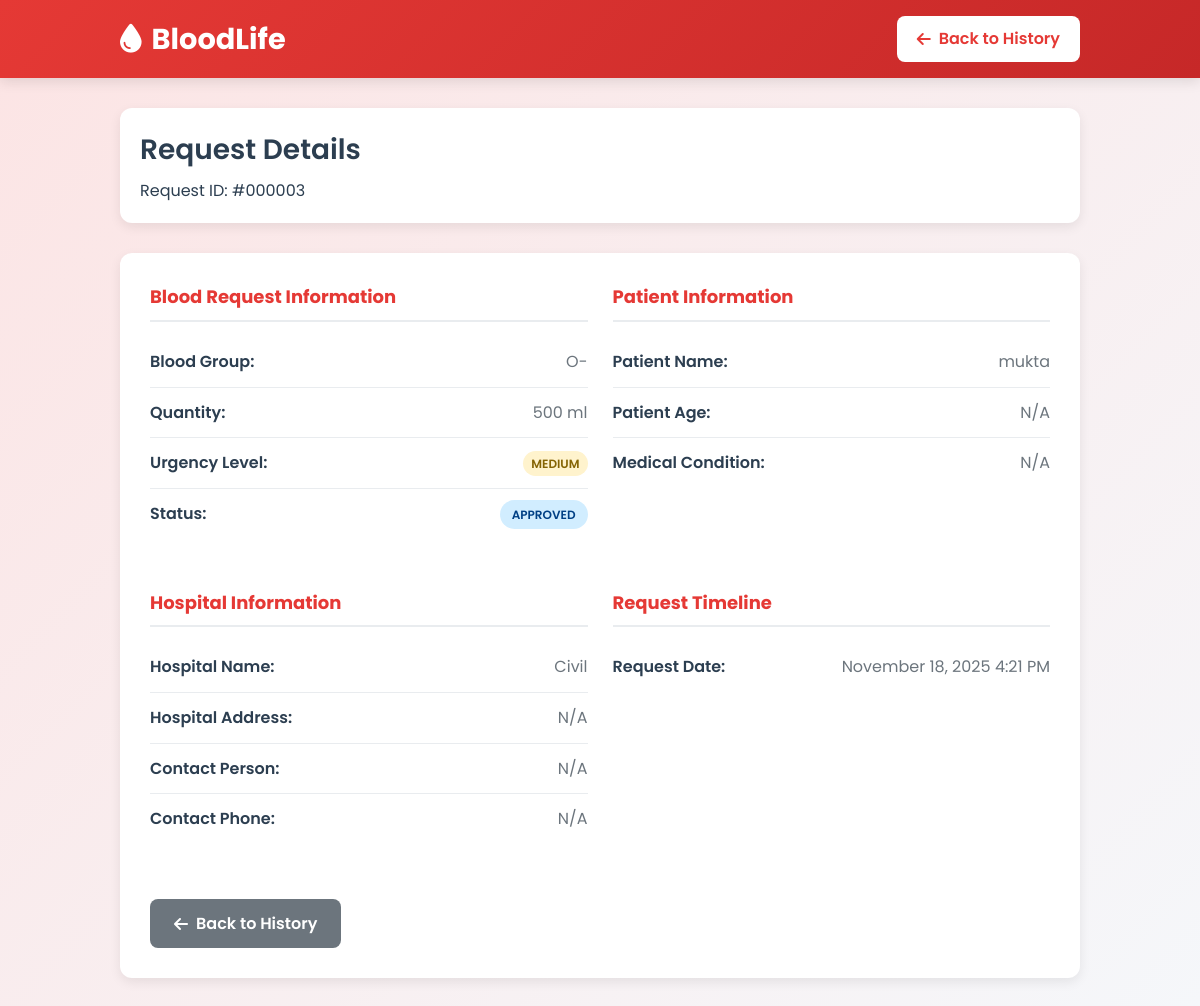
Page /seeker/view_request.php?id=3 (signed in) on the committed database.
### tables this page shows
CREATE TABLE `blood_requests` (
  `id` int(11) NOT NULL,
  `seeker_id` int(11) DEFAULT NULL,
  `blood_group` enum('A+','A-','B+','B-','AB+','AB-','O+','O-') NOT NULL,
  `quantity_ml` int(11) NOT NULL,
  `urgency_level` enum('low','medium','high','critical') NOT NULL,
  `hospital_name` varchar(255) DEFAULT NULL,
  `patient_name` varchar(100) DEFAULT NULL,
  `reason` text DEFAULT NULL,
  `status` enum('pending','approved','rejected','fulfilled') DEFAULT 'pending',
  `created_at` timestamp NOT NULL DEFAULT current_timestamp()
);

### seeker/view_request.php (the view, shortened to what this page needs)
<?php
$database = new Database();
$db = $database->getConnection();
$request_id = $_GET['id'];
$user_id = $_SESSION['user_id'];
$query = "SELECT * FROM blood_requests WHERE id = :id AND seeker_id = :user_id";
$stmt = $db->prepare($query);
$stmt->bindParam(":id", $request_id);
$stmt->bindParam(":user_id", $user_id);
$stmt->execute();
$request = $stmt->fetch(PDO::FETCH_ASSOC);
?>
<!DOCTYPE html>
<html lang="en">
<head>
    <link rel="stylesheet" href="https://cdnjs.cloudflare.com/ajax/libs/font-awesome/6.4.0/css/all.min.css">
</head>
<body>
    <header>
        <div class="container">
            <div class="header-content">
                <div class="logo">
                    <i class="fas fa-tint"></i>
                    <span>BloodLife</span>
                </div>
                <a href="request_history.php" class="back-btn">
                    <i class="fas fa-arrow-left"></i> Back to History
                </a>
            </div>
        </div>
    </header>
    <div class="container">
        <div class="page-header">
            <div class="page-title">
                <h1>Request Details</h1>
                <p>Request ID: #<?php echo str_pad($request['id'], 6, '0', STR_PAD_LEFT); ?></p>
            </div>
        </div>
        <div class="request-details">
            <div class="detail-grid">
                <div class="detail-section">
                    <h3>Blood Request Information</h3>
                    <div class="detail-item">
                        <span class="detail-label">Blood Group:</span>
                        <span class="detail-value"><?php echo htmlspecialchars($request['blood_group']); ?></span>
                    </div>
                    <div class="detail-item">
                        <span class="detail-label">Quantity:</span>
                        <span class="detail-value"><?php echo htmlspecialchars($request['quantity_ml']); ?> ml</span>
                    </div>
                    <div class="detail-item">
                        <span class="detail-label">Urgency Level:</span>
                        <span class="detail-value">
                            <span class="urgency-badge urgency-<?php echo strtolower($request['urgency_level']); ?>">
                                <?php echo ucfirst($request['urgency_level']); ?>
                            </span>
                        </span>
                    </div>
                    <div class="detail-item">
                        <span class="detail-label">Status:</span>
                        <span class="detail-value">
                            <span class="status-badge status-<?php echo $request['status']; ?>">
                                <?php echo ucfirst($request['status']); ?>
                            </span>
                        </span>
                    </div>
                </div>
                <div class="detail-section">
                    <h3>Patient Information</h3>
                    <div class="detail-item">
                        <span class="detail-label">Patient Name:</span>
                        <span class="detail-value"><?php echo htmlspecialchars($request['patient_name'] ?? 'N/A'); ?></span>
                    </div>
                    <div class="detail-item">
                        <span class="detail-label">Patient Age:</span>
                        <span class="detail-value"><?php echo htmlspecialchars($request['patient_age'] ?? 'N/A'); ?></span>
                    </div>
                    <div class="detail-item">
                        <span class="detail-label">Medical Condition:</span>
                        <span class="detail-value"><?php echo htmlspecialchars($request['medical_condition'] ?? 'N/A'); ?></span>
                    </div>
                </div>
                <div class="detail-section">
                    <h3>Hospital Information</h3>
                    <div class="detail-item">
                        <span class="detail-label">Hospital Name:</span>
                        <span class="detail-value"><?php echo htmlspecialchars($request['hospital_name'] ?? 'N/A'); ?></span>
                    </div>
                    <div class="detail-item">
                        <span class="detail-label">Hospital Address:</span>
                        <span class="detail-value"><?php echo htmlspecialchars($request['hospital_address'] ?? 'N/A'); ?></span>
                    </div>
                    <div class="detail-item">
                        <span class="detail-label">Contact Person:</span>
                        <span class="detail-value"><?php echo htmlspecialchars($request['contact_person'] ?? 'N/A'); ?></span>
                    </div>
                    <div class="detail-item">
                        <span class="detail-label">Contact Phone:</span>
                        <span class="detail-value"><?php echo htmlspecialchars($request['contact_phone'] ?? 'N/A'); ?></span>
                    </div>
                </div>
                <div class="detail-section">
                    <h3>Request Timeline</h3>
                    <div class="detail-item">
                        <span class="detail-label">Request Date:</span>
                        <span class="detail-value"><?php echo date('F j, Y g:i A', strtotime($request['created_at'])); ?></span>
                    </div>
                </div>
            </div>
            <div class="action-buttons">
                <a href="request_history.php" class="btn btn-back">
                    <i class="fas fa-arrow-left"></i> Back to History
                </a>
            </div>
        </div>
    </div>
</body>
</html>

### seeker/view_request.php (style rules this page uses)
:root { --primary: #e53935; --primary-light: #ff6b6b; --primary-dark: #c62828; --secondary: #2c3e50; --light: #f8f9fa; --dark: #343a40; --success: #28a745; --warning: #ffc107; --danger: #dc3545; --info: #17a2b8; --gray: #6c757d; --light-gray: #e9ecef; --border-radius: 12px; --box-shadow: 0 4px 12px rgba(0, 0, 0, 0.08); --transition: all 0.3s ease; }
* { margin: 0; padding: 0; box-sizing: border-box; }
body { font-family: 'Poppins', sans-serif; background: linear-gradient(135deg, #fce4e4 0%, #f5f7fa 100%); color: var(--secondary); line-height: 1.6; min-height: 100vh; }
.container { max-width: 1000px; margin: 0 auto; padding: 0 20px; }
header { background: linear-gradient(135deg, var(--primary) 0%, var(--primary-dark) 100%); color: white; padding: 1rem 0; box-shadow: 0 4px 12px rgba(0, 0, 0, 0.1); }
.header-content { display: flex; justify-content: space-between; align-items: center; }
.logo { display: flex; align-items: center; gap: 10px; font-size: 1.8rem; font-weight: 700; }
.back-btn { background: white; color: var(--primary); padding: 10px 20px; border-radius: 8px; text-decoration: none; font-weight: 600; display: flex; align-items: center; gap: 8px; transition: var(--transition); }
.page-header { margin: 30px 0; padding: 20px; background: white; border-radius: var(--border-radius); box-shadow: var(--box-shadow); }
.page-title h1 { font-size: 28px; font-weight: 600; color: var(--secondary); margin-bottom: 5px; }
.request-details { background: white; border-radius: var(--border-radius); box-shadow: var(--box-shadow); padding: 30px; margin-bottom: 30px; }
.detail-grid { display: grid; grid-template-columns: repeat(auto-fit, minmax(300px, 1fr)); gap: 25px; }
.detail-section { margin-bottom: 25px; }
.detail-section h3 { font-size: 18px; color: var(--primary); margin-bottom: 15px; padding-bottom: 8px; border-bottom: 2px solid var(--light-gray); }
.detail-item { display: flex; justify-content: space-between; padding: 12px 0; border-bottom: 1px solid var(--light-gray); }
.detail-item:last-child { border-bottom: none; }
.detail-label { font-weight: 600; color: var(--secondary); }
.detail-value { color: var(--gray); }
.status-badge { padding: 6px 12px; border-radius: 20px; font-size: 12px; font-weight: 600; text-transform: uppercase; }
.status-approved { background: #d1edff; color: #004085; }
.urgency-badge { padding: 4px 8px; border-radius: 20px; font-size: 12px; font-weight: 600; text-transform: uppercase; }
.urgency-medium { background: #fff3cd; color: #856404; }
.action-buttons { display: flex; gap: 15px; margin-top: 30px; }
.btn { padding: 12px 24px; border: none; border-radius: 8px; font-weight: 600; text-decoration: none; display: inline-flex; align-items: center; gap: 8px; cursor: pointer; transition: var(--transition); }
.btn-back { background: var(--gray); color: white; }

### rows in the picture
blood_requests: id "000003", blood_group "O-", quantity_ml "500", urgency_level "MEDIUM", status "APPROVED", patient_name "mukta", hospital_name "Civil", created_at "November 18, 2025 4:21 PM"

### other values in the picture
$request['patient_age'] "N/A"
$request['medical_condition'] "N/A"
$request['hospital_address'] "N/A"
$request['contact_person'] "N/A"
$request['contact_phone'] "N/A"
